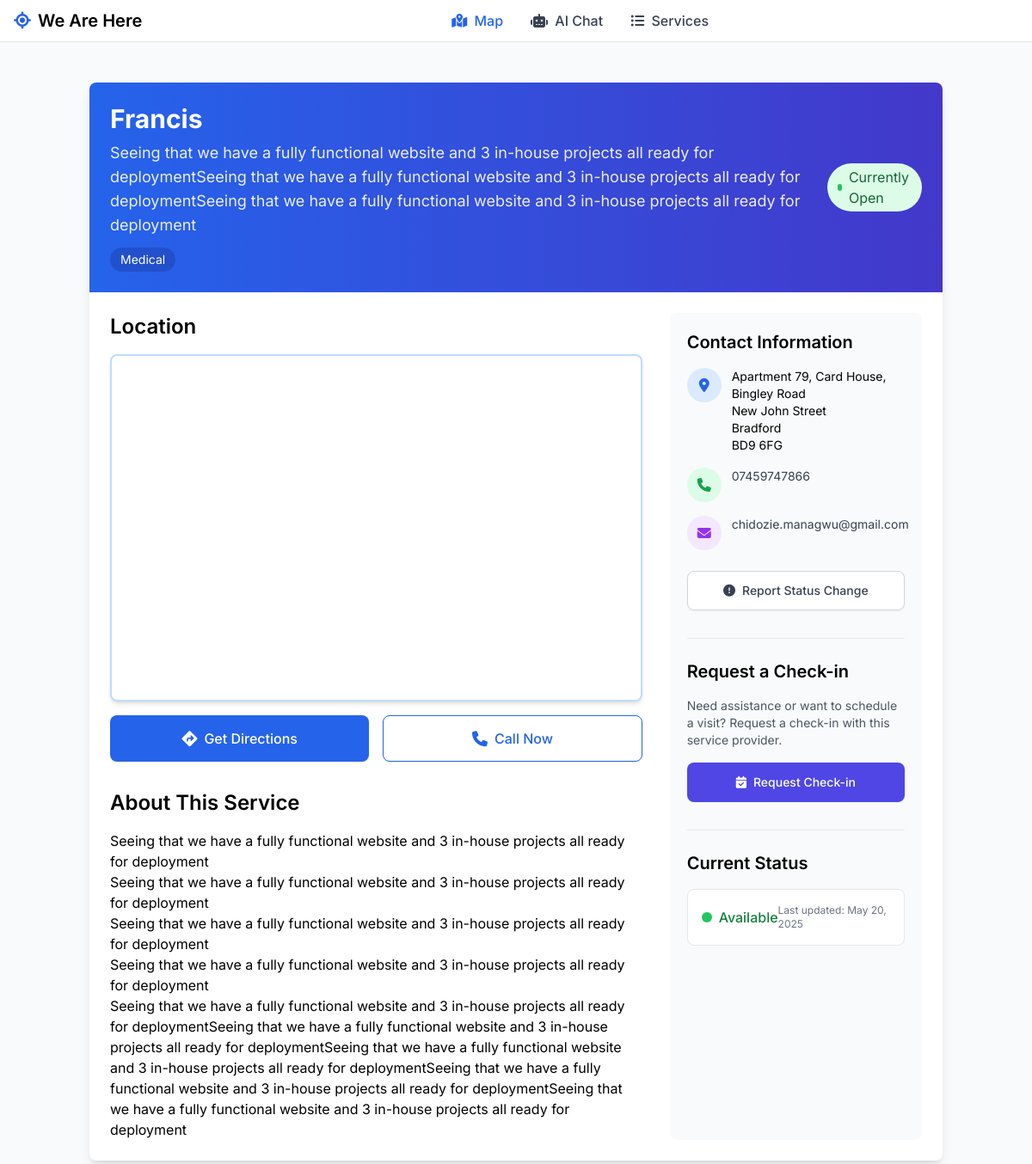
The page /service/francis/ on the database its author committed.
### core/models.py (models this page shows, shortened)
class Service(models.Model):
    name = models.CharField(max_length=255)
    slug = models.SlugField(unique=True, blank=True)
    description = models.TextField()
    short_description = models.TextField(max_length=500)
    address = models.CharField(max_length=255)
    latitude = models.FloatField()
    longitude = models.FloatField()
    phone = models.CharField(max_length=20, blank=True)
    email = models.EmailField(blank=True)
    website = models.URLField(blank=True)
    is_active = models.BooleanField(default=True)
    STATUS_AVAILABLE = 'available'
    STATUS_LIMITED = 'limited'
    STATUS_UNAVAILABLE = 'unavailable'
    STATUS_CHOICES = [
        (STATUS_AVAILABLE, 'Available'),
        (STATUS_LIMITED, 'Limited Availability'),
        (STATUS_UNAVAILABLE, 'Unavailable'),
    ]
    status = models.CharField(
        max_length=20,
        choices=STATUS_CHOICES,
        default=STATUS_AVAILABLE
    )
    category = models.ForeignKey(ServiceCategory, on_delete=models.PROTECT, related_name='services')
    demographic_tags = models.ManyToManyField(DemographicTag, blank=True, related_name='services')
    created_at = models.DateTimeField(auto_now_add=True)
    updated_at = models.DateTimeField(auto_now=True)
    is_verified = models.BooleanField(default=False)
    is_featured = models.BooleanField(default=False)
    opening_hours = models.CharField(max_length=255, blank=True)
    last_verified_date = models.DateTimeField(null=True, blank=True)
    verified_by = models.ForeignKey(User, on_delete=models.SET_NULL, null=True, blank=True, related_name='verified_services')
    notes = models.TextField(blank=True, help_text="Admin notes about this service")
    class Meta:
        ordering = ['-is_featured', 'name']

class ServiceCategory(models.Model):
    name = models.CharField(max_length=100)
    slug = models.SlugField(unique=True, blank=True)
    description = models.TextField(blank=True)
    icon = models.CharField(max_length=50, blank=True, help_text="FontAwesome icon class (e.g., fa-home)")
    priority = models.IntegerField(default=0)
    is_active = models.BooleanField(default=True)
    is_featured = models.BooleanField(default=False)
    color_code = models.CharField(max_length=20, blank=True, help_text="Color code for map markers (e.g., #FF5733)")
    class Meta:
        verbose_name_plural = 'Service Categories'
        ordering = ['priority', 'name']

### core/views/service.py (the view)
# urls.py: path('service/<slug:slug>/', ServiceDetailView.as_view(), name='service_detail'),
class ServiceDetailView(DetailView):
    model = Service
    template_name = 'core/service_detail.html'
    context_object_name = 'service'
    def get_context_data(self, **kwargs):
        context = super().get_context_data(**kwargs)
        return context

### templates/core/service_detail.html (shortened to what this page needs)
{% extends "base.html" %}
{% load static %}
{% block content %}
<div class="container mx-auto px-4 py-8">
    <div class="bg-white rounded-lg shadow-lg overflow-hidden">
        <div class="bg-gradient-to-r from-blue-600 to-indigo-700 p-6 text-white">
            <div class="flex flex-col md:flex-row justify-between items-start md:items-center">
                <div>
                    <h1 class="text-3xl font-bold mb-2">{{ service.name }}</h1>
                    <p class="text-lg opacity-90">{{ service.short_description }}</p>
                    <div class="flex flex-wrap gap-2 mt-3">
                        <span class="bg-blue-800 bg-opacity-50 text-white text-sm px-3 py-1 rounded-full">
                            {{ service.category.name }}
                        </span>
                    </div>
                </div>
                <div class="mt-4 md:mt-0">
                    <div class="flex items-center">
                        <span class="inline-flex items-center px-3 py-1 rounded-full {% if service.is_active %}bg-green-100 text-green-800{% else %}bg-red-100 text-red-800{% endif %}">
                            <span class="h-2 w-2 rounded-full {% if service.is_active %}bg-green-500{% else %}bg-red-500{% endif %} mr-2"></span>
                            {% if service.is_active %}Currently Open{% else %}Currently Closed{% endif %}
                        </span>
                    </div>
                </div>
            </div>
        </div>
        <div class="p-6">
            <div class="grid grid-cols-1 md:grid-cols-3 gap-8">
                <div class="md:col-span-2">
                    {% if service.address %}
                    <div class="mb-8">
                        <h2 class="text-2xl font-semibold mb-4">Location</h2>
                        <div class="rounded-lg overflow-hidden shadow-md border-2 border-blue-200">
                            <div id="service-map" class="w-full h-[400px]"></div>
                        </div>
                        <div class="grid grid-cols-2 gap-4 mt-4">
                            {% if service.address %}
                            <a href="https://www.google.com/maps/dir/?api=1&destination={{ service.address|urlencode }}"
                               target="_blank"
                               class="flex items-center justify-center px-4 py-3 border border-transparent rounded-lg shadow-sm text-base font-medium text-white bg-blue-600 hover:bg-blue-700 transition-colors">
                                <i class="fas fa-directions mr-2 text-lg"></i> Get Directions
                            </a>
                            {% endif %}
                            {% if service.phone %}
                            <a href="tel:{{ service.phone }}"
                               class="flex items-center justify-center px-4 py-3 border border-blue-600 rounded-lg shadow-sm text-base font-medium text-blue-600 bg-white hover:bg-blue-50 transition-colors">
                                <i class="fas fa-phone mr-2 text-lg"></i> Call Now
                            </a>
                            {% endif %}
                        </div>
                    </div>
                    {% endif %}
                    <div class="prose max-w-none">
                        <h2 class="text-2xl font-semibold mb-4">About This Service</h2>
                        <p>{{ service.description|linebreaks }}</p>
                    </div>
                </div>
                <div class="bg-gray-50 p-5 rounded-lg">
                    <h3 class="text-xl font-semibold mb-4">Contact Information</h3>
                    <div class="space-y-4">
                        {% if service.address %}
                        <div class="flex items-start">
                            <div class="flex-shrink-0 h-10 w-10 rounded-full bg-blue-100 flex items-center justify-center">
                                <i class="fas fa-map-marker-alt text-blue-600"></i>
                            </div>
                            <div class="ml-3 text-sm">
                                <p class="text-gray-700">{{ service.address|linebreaks }}</p>
                            </div>
                        </div>
                        {% endif %}
                        {% if service.phone %}
                        <div class="flex items-start">
                            <div class="flex-shrink-0 h-10 w-10 rounded-full bg-green-100 flex items-center justify-center">
                                <i class="fas fa-phone text-green-600"></i>
                            </div>
                            <div class="ml-3 text-sm">
                                <p class="text-gray-700">{{ service.phone }}</p>
                            </div>
                        </div>
                        {% endif %}
                        {% if service.email %}
                        <div class="flex items-start">
                            <div class="flex-shrink-0 h-10 w-10 rounded-full bg-purple-100 flex items-center justify-center">
                                <i class="fas fa-envelope text-purple-600"></i>
                            </div>
                            <div class="ml-3 text-sm">
                                <p class="text-gray-700">{{ service.email }}</p>
                            </div>
                        </div>
                        {% endif %}
                    </div>
                    <div class="mt-6">
                        <button id="report-status-btn"
                                class="w-full flex items-center justify-center px-4 py-3 border border-gray-300 rounded-lg shadow-sm text-sm font-medium text-gray-700 bg-white hover:bg-gray-50 transition-colors">
                            <i class="fas fa-exclamation-circle mr-2"></i> Report Status Change
                        </button>
                    </div>
                    <div class="mt-8 pt-6 border-t border-gray-200">
                        <h3 class="text-xl font-semibold mb-4">Request a Check-in</h3>
                        <p class="text-sm text-gray-600 mb-4">Need assistance or want to schedule a visit? Request a check-in with this service provider.</p>
                        <button id="request-checkin-btn"
                                class="w-full flex items-center justify-center px-4 py-3 border border-transparent rounded-lg shadow-sm text-sm font-medium text-white bg-indigo-600 hover:bg-indigo-700 transition-colors">
                            <i class="fas fa-calendar-check mr-2"></i> Request Check-in
                        </button>
                    </div>
                    <div class="mt-8 pt-6 border-t border-gray-200">
                        <h3 class="text-xl font-semibold mb-4">Current Status</h3>
                        <div class="bg-white p-4 rounded-lg border border-gray-200">
                            <div class="flex items-center justify-between">
                                <div class="flex items-center">
                                    <div class="h-3 w-3 rounded-full {% if service.status == 'available' %}bg-green-500{% elif service.status == 'limited' %}bg-yellow-500{% else %}bg-red-500{% endif %} mr-2"></div>
                                    <span class="font-medium {% if service.status == 'available' %}text-green-700{% elif service.status == 'limited' %}text-yellow-700{% else %}text-red-700{% endif %}">
                                        {% if service.status == 'available' %}
                                            Available
                                        {% elif service.status == 'limited' %}
                                            Limited Availability
                                        {% else %}
                                            Unavailable
                                        {% endif %}
                                    </span>
                                </div>
                                <span class="text-xs text-gray-500">Last updated: {{ service.updated_at|date:"M d, Y" }}</span>
                            </div>
                        </div>
                    </div>
                </div>
            </div>
        </div>
    </div>
</div>
{% endblock %}

### templates/base.html (style rules this page uses)
body { font-family: 'Inter', sans-serif; padding-top: 64px; }

### rows shown on the page
Service: name "Francis", short_description "Seeing that we have a fully functional website and 3 in-house projects all ready for deploymentSeeing that we have a fully functional website and 3 in-house projects all ready for deploymentSeeing that we have a fully functional website and 3 in-house projects all ready for deployment", category.name "Medical", description "Seeing that we have a fully functional website and 3 in-house projects all ready for deployment Seeing that we have a fully functional website and 3 in-house projects all ready for deployment Seeing that we have a fully functional website and 3 in-house projects all ready for deployment Seeing that we have a fully functional website and 3 in-house projects all ready for deployment Seeing that we have a fully functional website and 3 in-house projects all ready for deploymentSeeing that we have a fully functional website and 3 in-house projects all ready for deploymentSeeing that we have a fully functional website and 3 in-house projects all ready for deploymentSeeing that we have a fully…", address "Apartment 79, Card House, Bingley Road New John Street Bradford BD9 6FG", phone "07459747866", email "chidozie.managwu@gmail.com", updated_at "May 20, 2025"
